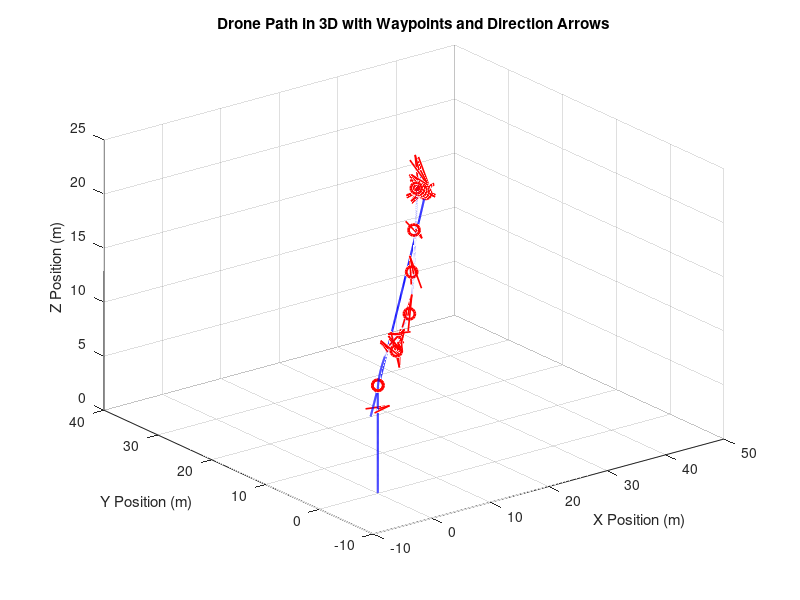
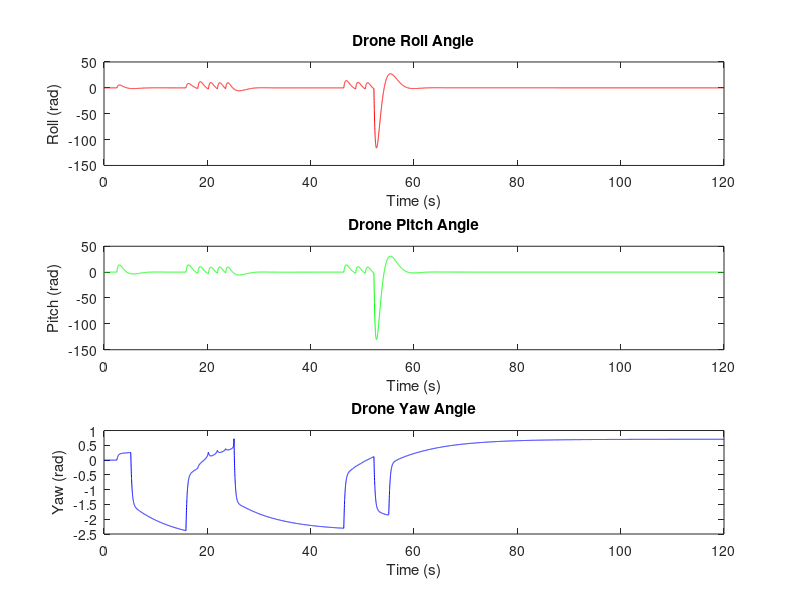

MATLAB code for these plots, in order:
clc;
close all;
clear;

% Parameters
m = 5.0;    % mass of the drone (kg)
g = 9.81;   % gravitational acceleration (m/s^2)
Ix = 0.01;  % Moment of inertia around x-axis (kg*m^2)
Iy = 0.01;  % Moment of inertia around y-axis (kg*m^2)
Iz = 0.02;  % Moment of inertia around z-axis (kg*m^2)

% PID controller gains
Kp_pos = 5.0;  % Proportional gain for position
Ki_pos = 0.4;  % Integral gain for position
Kd_pos = 6.8;  % Derivative gain for position

% PID gains for yaw, roll, and pitch
Kp_yaw = 2.5;  % Proportional gain for yaw
Ki_yaw = 0.5;  % Integral gain for yaw
Kd_yaw = 2.0;  % Derivative gain for yaw

Kp_pitch = 3.0;  % Proportional gain for pitch
Ki_pitch = 0.8;  % Integral gain for pitch
Kd_pitch = 3.0;  % Derivative gain for pitch

Kp_roll = 3.0;  % Proportional gain for roll
Ki_roll = 0.8;  % Integral gain for roll
Kd_roll = 3.0;  % Derivative gain for roll

% Time interval for plotting arrows (in seconds)
arrow_plot_interval = 2.0;  % Plot arrows every 1 second

% State-space matrices
A = [0, 0, 0, 1, 0, 0;   % x_dot = u
     0, 0, 0, 0, 1, 0;   % y_dot = v
     0, 0, 0, 0, 0, 1;   % z_dot = w
     0, 0, 0, 0, 0, 0;   % u_dot = controlled by input
     0, 0, 0, 0, 0, 0;   % v_dot = controlled by input
     0, 0, 0, 0, 0, 0];  % w_dot = controlled by input

B = [0, 0, 0; 
     0, 0, 0; 
     0, 0, 0; 
     1/m, 0, 0; 
     0, 1/m, 0; 
     0, 0, 1/m];

C = eye(6);
D = zeros(6, 3);

% Initial conditions
x0 = [0; 0; 0; 0; 0; 0];  % [x; y; z; u; v; w]
yaw0 = 0;
pitch0 = 0;
roll0 = 0;

% Updated waypoints for smoother yaw transitions, including return to origin
waypoints = [0, 0, 10; 
             5, 2, 12; 
             10, 5, 14; 
             15, 10, 16; 
             20, 15, 18; 
             25, 20, 20; 
             30, 25, 18; 
             35, 30, 16; 
             40, 35, 14; 
             45, 40, 12;
             0, 0, 10];  % Final waypoint returns to origin

current_waypoint = 1;
tolerance = 0.5; % Distance tolerance to consider waypoint reached

% Time step
dt = 0.01;
time = 0:dt:120;  % Extended time to accommodate return to origin

% Initialize state
x = x0;
yaw = yaw0;
pitch = pitch0;
roll = roll0;

% Initialize arrays for storing results
x_array = zeros(6, length(time));
yaw_array = zeros(1, length(time));
pitch_array = zeros(1, length(time));
roll_array = zeros(1, length(time));

% PID integrals
integral_error_pos = [0; 0; 0];
integral_error_yaw = 0;
integral_error_pitch = 0;
integral_error_roll = 0;

% Initialize figure for plotting
figure;
hold on;
plot3(waypoints(:,1), waypoints(:,2), waypoints(:,3), 'ro', 'MarkerSize', 8, 'LineWidth', 2);

% Simulation loop
for t = 1:length(time)
    % Check if the current waypoint is reached
    if norm([x(1) - waypoints(current_waypoint, 1), x(2) - waypoints(current_waypoint, 2), x(3) - waypoints(current_waypoint, 3)]) < tolerance
        % Move to the next waypoint if available
        if current_waypoint < size(waypoints, 1)
            current_waypoint = current_waypoint + 1;
        end
    end
    
    % Desired position and orientation
    x_des = waypoints(current_waypoint, 1);
    y_des = waypoints(current_waypoint, 2);
    z_des = waypoints(current_waypoint, 3);
    
    % Position errors
    error_pos = [x_des - x(1); y_des - x(2); z_des - x(3)];

    % Update integral errors for position
    integral_error_pos = integral_error_pos + error_pos * dt;
    
    % Desired velocities (PID control)
    u_des = Kp_pos * error_pos(1) + Ki_pos * integral_error_pos(1) - Kd_pos * x(4);
    v_des = Kp_pos * error_pos(2) + Ki_pos * integral_error_pos(2) - Kd_pos * x(5);
    w_des = Kp_pos * error_pos(3) + Ki_pos * integral_error_pos(3) - Kd_pos * x(6);
    
    % Yaw control
    yaw_error = atan2(y_des - x(2), x_des - x(1)) - yaw;
    integral_error_yaw = integral_error_yaw + yaw_error * dt;
    yaw_dot = Kp_yaw * yaw_error + Ki_yaw * integral_error_yaw - Kd_yaw * yaw;

    % Pitch control: make pitch respond to forward/backward movement
    pitch_error = u_des;  % Pitch to control forward velocity
    integral_error_pitch = integral_error_pitch + pitch_error * dt;
    pitch_dot = Kp_pitch * pitch_error + Ki_pitch * integral_error_pitch - Kd_pitch * pitch;

    % Roll control: make roll respond to lateral movement
    roll_error = v_des;  % Roll to control lateral velocity
    integral_error_roll = integral_error_roll + roll_error * dt;
    roll_dot = Kp_roll * roll_error + Ki_roll * integral_error_roll - Kd_roll * roll;

    % Update roll, pitch, and yaw
    roll = roll + roll_dot * dt;
    pitch = pitch + pitch_dot * dt;
    yaw = yaw + yaw_dot * dt;

    % Store orientation for later analysis
    roll_array(t) = roll;
    pitch_array(t) = pitch;
    yaw_array(t) = yaw;
    
    % Input vector u(t) [u_des; v_des; w_des]
    u = [u_des; v_des; w_des];
    
    % State-space equation
    x_dot = A * x + B * u;
    
    % Update state variables
    x = x + x_dot * dt;
    
    % Store results
    x_array(:, t) = x;

    % Plot direction arrows at intervals based on the specified time interval
    if mod(t*dt, arrow_plot_interval) < dt && current_waypoint < size(waypoints, 1)
        % Calculate rotation matrix from Euler angles (roll, pitch, yaw)
        R_yaw = [cos(yaw), -sin(yaw), 0;
                 sin(yaw),  cos(yaw), 0;
                 0,         0,        1];
             
        R_pitch = [cos(pitch), 0, sin(pitch);
                   0,          1, 0;
                  -sin(pitch), 0, cos(pitch)];
              
        R_roll = [1, 0,          0;
                  0, cos(roll), -sin(roll);
                  0, sin(roll),  cos(roll)];
              
        % Overall rotation matrix
        R = R_yaw * R_pitch * R_roll;
        
        % Direction vector (pointing forward along the x-axis in body frame)
        direction = R * [1; 0; 0];
        
        % Plot the arrow
        quiver3(x_array(1,t), x_array(2,t), x_array(3,t), direction(1), direction(2), direction(3), 2, 'r', 'LineWidth', 1.2, 'MaxHeadSize', 1);
    end
end

% Final plot adjustments
plot3(x_array(1,:), x_array(2,:), x_array(3,:), 'b', 'LineWidth', 1.5);
xlabel('X Position (m)');
ylabel('Y Position (m)');
zlabel('Z Position (m)');
title('Drone Path in 3D with Waypoints and Direction Arrows');
grid on;
view(3);  % Ensure the plot is in 3D view
hold off;

% Plot roll, pitch, yaw variations
figure;
subplot(3,1,1);
plot(time, roll_array, 'r');
xlabel('Time (s)');
ylabel('Roll (rad)');
title('Drone Roll Angle');

subplot(3,1,2);
plot(time, pitch_array, 'g');
xlabel('Time (s)');
ylabel('Pitch (rad)');
title('Drone Pitch Angle');

subplot(3,1,3);
plot(time, yaw_array, 'b');
xlabel('Time (s)');
ylabel('Yaw (rad)');
title('Drone Yaw Angle');
